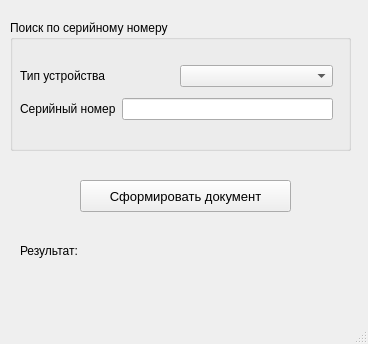
<?xml version="1.0" encoding="UTF-8"?>
<ui version="4.0">
 <class>ReportPrinter</class>
 <widget class="QMainWindow" name="ReportPrinter">
  <property name="geometry">
   <rect>
    <x>0</x>
    <y>0</y>
    <width>368</width>
    <height>344</height>
   </rect>
  </property>
  <property name="windowTitle">
   <string>Печать отчетов</string>
  </property>
  <widget class="QWidget" name="centralwidget">
   <widget class="QPushButton" name="report_make">
    <property name="geometry">
     <rect>
      <x>80</x>
      <y>180</y>
      <width>211</width>
      <height>32</height>
     </rect>
    </property>
    <property name="font">
     <font>
      <pointsize>10</pointsize>
     </font>
    </property>
    <property name="text">
     <string>Сформировать документ</string>
    </property>
   </widget>
   <widget class="QLabel" name="rp_result">
    <property name="geometry">
     <rect>
      <x>220</x>
      <y>410</y>
      <width>161</width>
      <height>31</height>
     </rect>
    </property>
    <property name="text">
     <string/>
    </property>
   </widget>
   <widget class="QGroupBox" name="groupBox_3">
    <property name="geometry">
     <rect>
      <x>10</x>
      <y>20</y>
      <width>341</width>
      <height>131</height>
     </rect>
    </property>
    <property name="font">
     <font>
      <pointsize>9</pointsize>
     </font>
    </property>
    <property name="title">
     <string>Поиск по серийному номеру</string>
    </property>
    <widget class="QWidget" name="layoutWidget">
     <property name="geometry">
      <rect>
       <x>10</x>
       <y>40</y>
       <width>313</width>
       <height>65</height>
      </rect>
     </property>
     <layout class="QVBoxLayout" name="verticalLayout">
      <item>
       <layout class="QHBoxLayout" name="horizontalLayout">
        <item>
         <widget class="QLabel" name="label_3">
          <property name="text">
           <string>Тип устройства</string>
          </property>
         </widget>
        </item>
        <item>
         <widget class="QComboBox" name="report_type"/>
        </item>
       </layout>
      </item>
      <item>
       <layout class="QHBoxLayout" name="horizontalLayout_2">
        <item>
         <widget class="QLabel" name="label_2">
          <property name="text">
           <string>Серийный номер</string>
          </property>
         </widget>
        </item>
        <item>
         <widget class="QLineEdit" name="report_serial"/>
        </item>
       </layout>
      </item>
     </layout>
    </widget>
   </widget>
   <widget class="QLabel" name="report_result">
    <property name="geometry">
     <rect>
      <x>100</x>
      <y>240</y>
      <width>231</width>
      <height>21</height>
     </rect>
    </property>
    <property name="minimumSize">
     <size>
      <width>50</width>
      <height>0</height>
     </size>
    </property>
    <property name="font">
     <font>
      <pointsize>9</pointsize>
     </font>
    </property>
    <property name="text">
     <string/>
    </property>
   </widget>
   <widget class="QLabel" name="report_result_2">
    <property name="geometry">
     <rect>
      <x>20</x>
      <y>240</y>
      <width>71</width>
      <height>21</height>
     </rect>
    </property>
    <property name="font">
     <font>
      <pointsize>9</pointsize>
     </font>
    </property>
    <property name="text">
     <string>Результат:</string>
    </property>
   </widget>
  </widget>
  <widget class="QMenuBar" name="menubar">
   <property name="geometry">
    <rect>
     <x>0</x>
     <y>0</y>
     <width>368</width>
     <height>20</height>
    </rect>
   </property>
  </widget>
  <widget class="QStatusBar" name="statusbar"/>
 </widget>
 <resources/>
 <connections/>
</ui>
